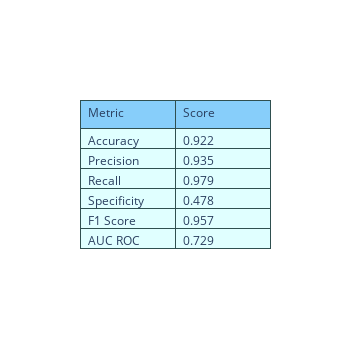

The notebook cell saved with this chart:
### Markdown cell above
Model 1: XGBoost classifier algorithm with physician-specified features

### Code cell
# Model from physician-supplied features (except mcs)

X = df_1.drop(['365DaySurvival'], axis = 1)
y = df_1['365DaySurvival']

model = XGBClassifier()
X_train, X_test, y_train, y_test = train_test_split(X, y, test_size=0.2, random_state=44)
model.fit(X_train, y_train)

y_pred = model.predict(X_test)
print(accuracy_score(y_test, y_pred))

metrics(y_test, y_pred)

from sklearn.metrics import ConfusionMatrixDisplay

ConfusionMatrixDisplay.from_predictions(y_test, y_pred, display_labels = ['Failed Transplant','Successful Transplant'], cmap = 'GnBu')
plt.show()

### Figure 1 — Plotly figure (JSON) as saved in the notebook; plotly's stock layout.template omitted (floating-point values rounded to 4 significant figures)
{"data": [{"cells": {"align": "left", "fill": {"color": "lightcyan"}, "line": {"color": "darkslategray"}, "values": [["Accuracy", "Precision", "Recall", "Specificity", "F1 Score", "AUC ROC"], [0.922, 0.935, 0.979, 0.478, 0.957, 0.729]]}, "header": {"align": "left", "fill": {"color": "lightskyblue"}, "line": {"color": "darkslategray"}, "values": ["Metric", "Score"]}, "type": "table"}], "layout": {"height": 350, "width": 350}}
